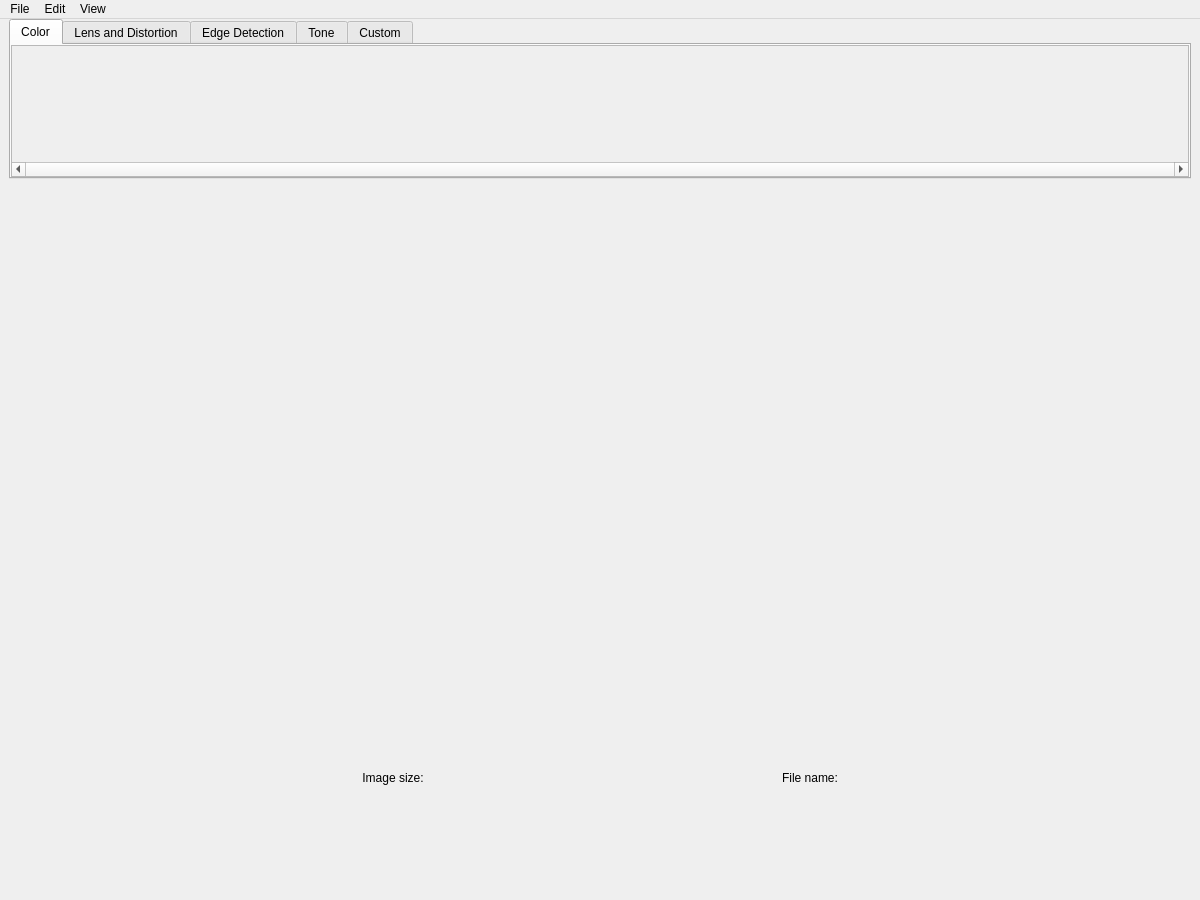
<?xml version="1.0" encoding="UTF-8"?>
<ui version="4.0">
 <class>MainWindow</class>
 <widget class="QMainWindow" name="MainWindow">
  <property name="geometry">
   <rect>
    <x>0</x>
    <y>0</y>
    <width>1200</width>
    <height>900</height>
   </rect>
  </property>
  <property name="windowTitle">
   <string>MainWindow</string>
  </property>
  <widget class="QWidget" name="centralwidget">
   <layout class="QVBoxLayout" name="verticalLayout" stretch="10,2,50,1">
    <property name="topMargin">
     <number>0</number>
    </property>
    <property name="bottomMargin">
     <number>4</number>
    </property>
    <item>
     <widget class="QTabWidget" name="tabWidget">
      <property name="sizePolicy">
       <sizepolicy hsizetype="Expanding" vsizetype="Fixed">
        <horstretch>0</horstretch>
        <verstretch>0</verstretch>
       </sizepolicy>
      </property>
      <property name="minimumSize">
       <size>
        <width>0</width>
        <height>140</height>
       </size>
      </property>
      <property name="maximumSize">
       <size>
        <width>16777215</width>
        <height>160</height>
       </size>
      </property>
      <property name="currentIndex">
       <number>0</number>
      </property>
      <property name="tabsClosable">
       <bool>false</bool>
      </property>
      <widget class="QWidget" name="color">
       <property name="sizePolicy">
        <sizepolicy hsizetype="Expanding" vsizetype="Expanding">
         <horstretch>0</horstretch>
         <verstretch>0</verstretch>
        </sizepolicy>
       </property>
       <attribute name="title">
        <string>Color</string>
       </attribute>
       <layout class="QHBoxLayout" name="horizontalLayout_3">
        <property name="spacing">
         <number>0</number>
        </property>
        <property name="leftMargin">
         <number>0</number>
        </property>
        <property name="topMargin">
         <number>0</number>
        </property>
        <property name="rightMargin">
         <number>0</number>
        </property>
        <property name="bottomMargin">
         <number>0</number>
        </property>
        <item>
         <widget class="QScrollArea" name="colorScrollArea">
          <property name="sizePolicy">
           <sizepolicy hsizetype="Expanding" vsizetype="Expanding">
            <horstretch>0</horstretch>
            <verstretch>0</verstretch>
           </sizepolicy>
          </property>
          <property name="verticalScrollBarPolicy">
           <enum>Qt::ScrollBarPolicy::ScrollBarAlwaysOff</enum>
          </property>
          <property name="horizontalScrollBarPolicy">
           <enum>Qt::ScrollBarPolicy::ScrollBarAlwaysOn</enum>
          </property>
          <property name="widgetResizable">
           <bool>true</bool>
          </property>
          <property name="alignment">
           <set>Qt::AlignmentFlag::AlignLeading|Qt::AlignmentFlag::AlignLeft|Qt::AlignmentFlag::AlignVCenter</set>
          </property>
          <widget class="QWidget" name="scrollAreaWidgetContents">
           <property name="geometry">
            <rect>
             <x>0</x>
             <y>0</y>
             <width>1176</width>
             <height>94</height>
            </rect>
           </property>
           <layout class="QHBoxLayout" name="horizontalLayout_6">
            <property name="spacing">
             <number>6</number>
            </property>
            <property name="leftMargin">
             <number>6</number>
            </property>
            <property name="topMargin">
             <number>0</number>
            </property>
            <property name="rightMargin">
             <number>0</number>
            </property>
            <property name="bottomMargin">
             <number>0</number>
            </property>
           </layout>
          </widget>
         </widget>
        </item>
       </layout>
      </widget>
      <widget class="QWidget" name="lensAndDistortion">
       <attribute name="title">
        <string>Lens and Distortion</string>
       </attribute>
       <layout class="QHBoxLayout" name="horizontalLayout_4">
        <property name="spacing">
         <number>0</number>
        </property>
        <property name="leftMargin">
         <number>0</number>
        </property>
        <property name="topMargin">
         <number>0</number>
        </property>
        <property name="rightMargin">
         <number>0</number>
        </property>
        <property name="bottomMargin">
         <number>0</number>
        </property>
        <item>
         <widget class="QScrollArea" name="lensScrollArea">
          <property name="horizontalScrollBarPolicy">
           <enum>Qt::ScrollBarPolicy::ScrollBarAlwaysOn</enum>
          </property>
          <property name="widgetResizable">
           <bool>true</bool>
          </property>
          <widget class="QWidget" name="lensScrollAreaWidgetContents">
           <property name="geometry">
            <rect>
             <x>0</x>
             <y>0</y>
             <width>1176</width>
             <height>94</height>
            </rect>
           </property>
           <layout class="QHBoxLayout" name="horizontalLayout_9">
            <property name="leftMargin">
             <number>6</number>
            </property>
            <property name="topMargin">
             <number>0</number>
            </property>
            <property name="rightMargin">
             <number>0</number>
            </property>
            <property name="bottomMargin">
             <number>0</number>
            </property>
           </layout>
          </widget>
         </widget>
        </item>
       </layout>
      </widget>
      <widget class="QWidget" name="edgeDetection">
       <attribute name="title">
        <string>Edge Detection</string>
       </attribute>
       <layout class="QHBoxLayout" name="horizontalLayout_5">
        <property name="spacing">
         <number>0</number>
        </property>
        <property name="leftMargin">
         <number>0</number>
        </property>
        <property name="topMargin">
         <number>0</number>
        </property>
        <property name="rightMargin">
         <number>0</number>
        </property>
        <property name="bottomMargin">
         <number>0</number>
        </property>
        <item>
         <widget class="QScrollArea" name="scrollArea">
          <property name="horizontalScrollBarPolicy">
           <enum>Qt::ScrollBarPolicy::ScrollBarAlwaysOn</enum>
          </property>
          <property name="widgetResizable">
           <bool>true</bool>
          </property>
          <widget class="QWidget" name="edgeScrollAreaWidgetContents">
           <property name="geometry">
            <rect>
             <x>0</x>
             <y>0</y>
             <width>1176</width>
             <height>94</height>
            </rect>
           </property>
           <layout class="QHBoxLayout" name="horizontalLayout_10">
            <property name="leftMargin">
             <number>6</number>
            </property>
            <property name="topMargin">
             <number>0</number>
            </property>
            <property name="rightMargin">
             <number>0</number>
            </property>
            <property name="bottomMargin">
             <number>0</number>
            </property>
           </layout>
          </widget>
         </widget>
        </item>
       </layout>
      </widget>
      <widget class="QWidget" name="tone">
       <attribute name="title">
        <string>Tone</string>
       </attribute>
       <layout class="QHBoxLayout" name="horizontalLayout_2">
        <property name="spacing">
         <number>0</number>
        </property>
        <property name="leftMargin">
         <number>0</number>
        </property>
        <property name="topMargin">
         <number>0</number>
        </property>
        <property name="rightMargin">
         <number>0</number>
        </property>
        <property name="bottomMargin">
         <number>0</number>
        </property>
        <item>
         <widget class="QScrollArea" name="toneScrollArea">
          <property name="sizePolicy">
           <sizepolicy hsizetype="Expanding" vsizetype="Expanding">
            <horstretch>0</horstretch>
            <verstretch>0</verstretch>
           </sizepolicy>
          </property>
          <property name="verticalScrollBarPolicy">
           <enum>Qt::ScrollBarPolicy::ScrollBarAlwaysOff</enum>
          </property>
          <property name="horizontalScrollBarPolicy">
           <enum>Qt::ScrollBarPolicy::ScrollBarAlwaysOn</enum>
          </property>
          <property name="widgetResizable">
           <bool>true</bool>
          </property>
          <property name="alignment">
           <set>Qt::AlignmentFlag::AlignLeading|Qt::AlignmentFlag::AlignLeft|Qt::AlignmentFlag::AlignVCenter</set>
          </property>
          <widget class="QWidget" name="toneScrollAreaWidgetContents">
           <property name="geometry">
            <rect>
             <x>0</x>
             <y>0</y>
             <width>1176</width>
             <height>94</height>
            </rect>
           </property>
           <layout class="QHBoxLayout" name="horizontalLayout_8">
            <property name="spacing">
             <number>6</number>
            </property>
            <property name="leftMargin">
             <number>6</number>
            </property>
            <property name="topMargin">
             <number>0</number>
            </property>
            <property name="rightMargin">
             <number>0</number>
            </property>
            <property name="bottomMargin">
             <number>0</number>
            </property>
           </layout>
          </widget>
         </widget>
        </item>
       </layout>
      </widget>
      <widget class="QWidget" name="custom">
       <attribute name="title">
        <string>Custom</string>
       </attribute>
       <layout class="QHBoxLayout" name="horizontalLayout">
        <property name="spacing">
         <number>0</number>
        </property>
        <property name="leftMargin">
         <number>0</number>
        </property>
        <property name="topMargin">
         <number>0</number>
        </property>
        <property name="rightMargin">
         <number>0</number>
        </property>
        <property name="bottomMargin">
         <number>0</number>
        </property>
        <item>
         <widget class="QScrollArea" name="customScrollArea">
          <property name="sizePolicy">
           <sizepolicy hsizetype="Expanding" vsizetype="Expanding">
            <horstretch>0</horstretch>
            <verstretch>0</verstretch>
           </sizepolicy>
          </property>
          <property name="verticalScrollBarPolicy">
           <enum>Qt::ScrollBarPolicy::ScrollBarAlwaysOff</enum>
          </property>
          <property name="horizontalScrollBarPolicy">
           <enum>Qt::ScrollBarPolicy::ScrollBarAlwaysOn</enum>
          </property>
          <property name="widgetResizable">
           <bool>true</bool>
          </property>
          <property name="alignment">
           <set>Qt::AlignmentFlag::AlignLeading|Qt::AlignmentFlag::AlignLeft|Qt::AlignmentFlag::AlignVCenter</set>
          </property>
          <widget class="QWidget" name="customScrollAreaWidgetContents">
           <property name="geometry">
            <rect>
             <x>0</x>
             <y>0</y>
             <width>1176</width>
             <height>94</height>
            </rect>
           </property>
           <layout class="QHBoxLayout" name="horizontalLayout_7">
            <property name="spacing">
             <number>6</number>
            </property>
            <property name="leftMargin">
             <number>6</number>
            </property>
            <property name="topMargin">
             <number>0</number>
            </property>
            <property name="rightMargin">
             <number>0</number>
            </property>
            <property name="bottomMargin">
             <number>0</number>
            </property>
           </layout>
          </widget>
         </widget>
        </item>
       </layout>
      </widget>
     </widget>
    </item>
    <item>
     <spacer name="verticalSpacer">
      <property name="orientation">
       <enum>Qt::Orientation::Vertical</enum>
      </property>
      <property name="sizeHint" stdset="0">
       <size>
        <width>20</width>
        <height>40</height>
       </size>
      </property>
     </spacer>
    </item>
    <item>
     <layout class="QVBoxLayout" name="imageLayout">
      <property name="spacing">
       <number>0</number>
      </property>
      <property name="sizeConstraint">
       <enum>QLayout::SizeConstraint::SetDefaultConstraint</enum>
      </property>
     </layout>
    </item>
    <item>
     <widget class="QWidget" name="imageInfo" native="true">
      <layout class="QHBoxLayout" name="horizontalLayout_11">
       <property name="leftMargin">
        <number>0</number>
       </property>
       <property name="topMargin">
        <number>0</number>
       </property>
       <property name="rightMargin">
        <number>0</number>
       </property>
       <property name="bottomMargin">
        <number>0</number>
       </property>
       <item>
        <spacer name="horizontalSpacer">
         <property name="orientation">
          <enum>Qt::Orientation::Horizontal</enum>
         </property>
         <property name="sizeHint" stdset="0">
          <size>
           <width>346</width>
           <height>20</height>
          </size>
         </property>
        </spacer>
       </item>
       <item>
        <widget class="QLabel" name="imageSizeLabel">
         <property name="text">
          <string>Image size:</string>
         </property>
         <property name="alignment">
          <set>Qt::AlignmentFlag::AlignCenter</set>
         </property>
        </widget>
       </item>
       <item>
        <spacer name="horizontalSpacer_2">
         <property name="orientation">
          <enum>Qt::Orientation::Horizontal</enum>
         </property>
         <property name="sizeHint" stdset="0">
          <size>
           <width>345</width>
           <height>20</height>
          </size>
         </property>
        </spacer>
       </item>
       <item>
        <widget class="QLabel" name="filenameLabel">
         <property name="text">
          <string>File name:</string>
         </property>
         <property name="alignment">
          <set>Qt::AlignmentFlag::AlignCenter</set>
         </property>
        </widget>
       </item>
       <item>
        <spacer name="horizontalSpacer_3">
         <property name="orientation">
          <enum>Qt::Orientation::Horizontal</enum>
         </property>
         <property name="sizeHint" stdset="0">
          <size>
           <width>346</width>
           <height>20</height>
          </size>
         </property>
        </spacer>
       </item>
      </layout>
     </widget>
    </item>
   </layout>
  </widget>
  <widget class="QMenuBar" name="menubar">
   <property name="geometry">
    <rect>
     <x>0</x>
     <y>0</y>
     <width>1200</width>
     <height>21</height>
    </rect>
   </property>
   <widget class="QMenu" name="menuFile">
    <property name="title">
     <string>File</string>
    </property>
    <widget class="QMenu" name="menuRecent">
     <property name="title">
      <string>Recent</string>
     </property>
    </widget>
    <addaction name="actionOpenFile"/>
    <addaction name="menuRecent"/>
    <addaction name="actionSaveFile"/>
    <addaction name="separator"/>
    <addaction name="actionExit"/>
   </widget>
   <widget class="QMenu" name="menuEdit">
    <property name="title">
     <string>Edit</string>
    </property>
    <addaction name="actionCopy"/>
    <addaction name="actionPaste"/>
   </widget>
   <widget class="QMenu" name="menuView">
    <property name="title">
     <string>View</string>
    </property>
    <addaction name="actionFilters"/>
    <addaction name="actionInfo"/>
   </widget>
   <addaction name="menuFile"/>
   <addaction name="menuEdit"/>
   <addaction name="menuView"/>
  </widget>
  <action name="actionOpenFile">
   <property name="text">
    <string>Open</string>
   </property>
  </action>
  <action name="actionSaveFile">
   <property name="text">
    <string>Save</string>
   </property>
  </action>
  <action name="actionExit">
   <property name="text">
    <string>Exit</string>
   </property>
  </action>
  <action name="actionCopy">
   <property name="enabled">
    <bool>false</bool>
   </property>
   <property name="text">
    <string>Copy</string>
   </property>
  </action>
  <action name="actionPaste">
   <property name="text">
    <string>Paste</string>
   </property>
  </action>
  <action name="actionMenu">
   <property name="text">
    <string>Menu</string>
   </property>
  </action>
  <action name="actionFilters">
   <property name="checkable">
    <bool>true</bool>
   </property>
   <property name="checked">
    <bool>true</bool>
   </property>
   <property name="text">
    <string>Filters</string>
   </property>
  </action>
  <action name="actionInfo">
   <property name="checkable">
    <bool>true</bool>
   </property>
   <property name="checked">
    <bool>true</bool>
   </property>
   <property name="text">
    <string>Image info</string>
   </property>
  </action>
 </widget>
 <resources/>
 <connections/>
</ui>
